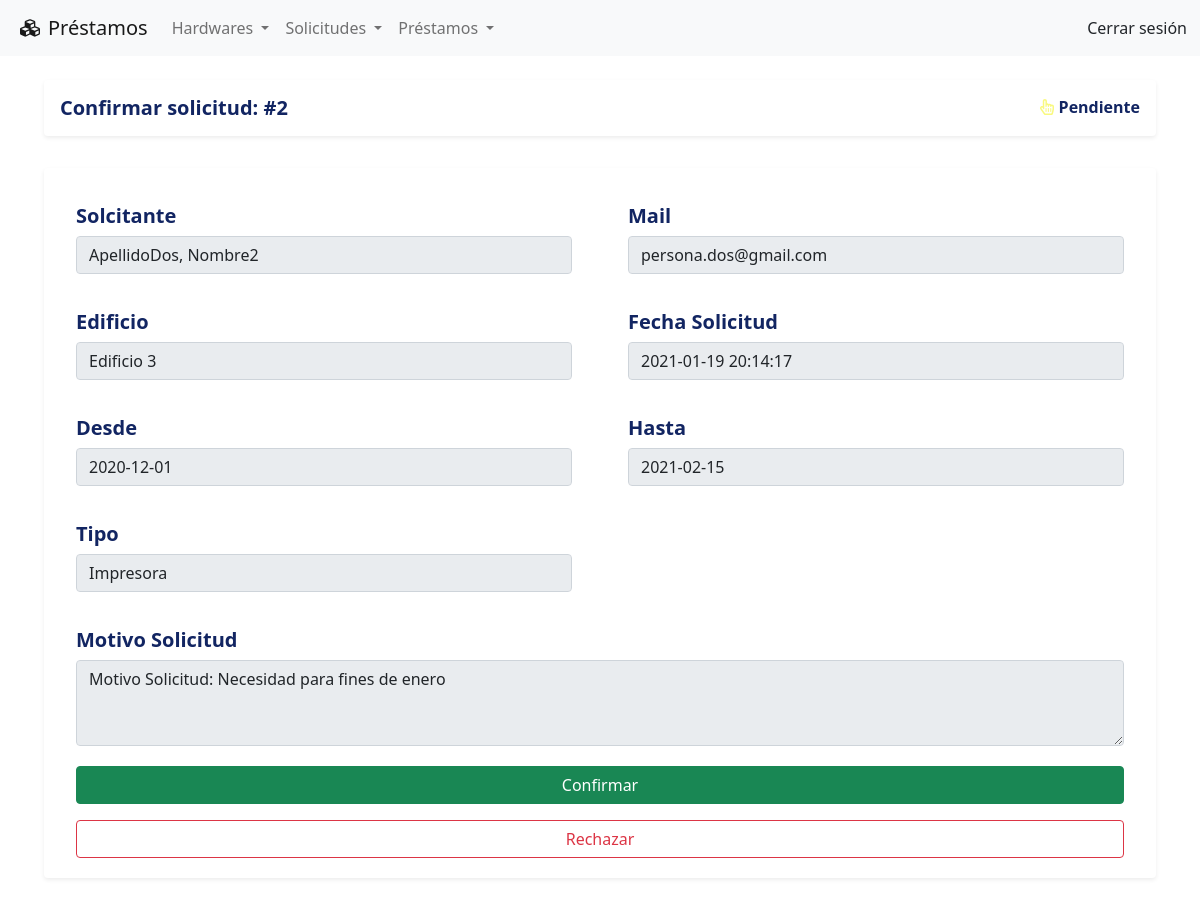
Page /solicitud/editar&id=2 on the committed database.
### tables this page shows
CREATE TABLE IF NOT EXISTS solicitudes
( 
    id_solicitud INT AUTO_INCREMENT PRIMARY KEY NOT NULL, 
    id_tipo_hardware INT NOT NULL,
    id_usuario INT NOT NULL,
    id_edificio INT NOT NULL ,
    fecha_desde DATE NOT NULL,
    fecha_hasta DATE NOT NULL,
    motivo_solicitud VARCHAR(1024) NOT NULL,
    id_estado_solicitud INT NOT NULL ,
    created_at TIMESTAMP DEFAULT CURRENT_TIMESTAMP,
    updated_at DATETIME DEFAULT CURRENT_TIMESTAMP ON UPDATE CURRENT_TIMESTAMP,
    FOREIGN KEY (id_tipo_hardware) REFERENCES tipos_hardware(id_tipo_hardware),
    FOREIGN KEY (id_usuario) REFERENCES usuarios(id_usuario),
    FOREIGN KEY (id_edificio) REFERENCES edificios(id_edificio)
);

CREATE TABLE IF NOT EXISTS estados_solicitud
( 
    id_estado_solicitud INT AUTO_INCREMENT PRIMARY KEY NOT NULL, 
    estado_solicitud VARCHAR(40) NOT NULL UNIQUE,
    color_estado_solicitud VARCHAR(40) NOT NULL UNIQUE, 
    created_at TIMESTAMP DEFAULT CURRENT_TIMESTAMP,
    updated_at DATETIME DEFAULT CURRENT_TIMESTAMP ON UPDATE CURRENT_TIMESTAMP
);

CREATE TABLE IF NOT EXISTS usuarios
( 
    id_usuario INT AUTO_INCREMENT PRIMARY KEY NOT NULL, 
    nombre VARCHAR(60) NOT NULL, 
    apellido VARCHAR(60) NOT NULL, 
    email VARCHAR(60) NOT NULL UNIQUE,
    password VARCHAR(20) NOT NULL,
    id_rol_usuario INT NOT NULL,
    created_at TIMESTAMP DEFAULT CURRENT_TIMESTAMP,
    updated_at DATETIME DEFAULT CURRENT_TIMESTAMP ON UPDATE CURRENT_TIMESTAMP
);

CREATE TABLE IF NOT EXISTS edificios
( 
    id_edificio INT AUTO_INCREMENT PRIMARY KEY NOT NULL, 
    edificio VARCHAR(60) NOT NULL UNIQUE,
    created_at TIMESTAMP DEFAULT CURRENT_TIMESTAMP,
    updated_at DATETIME DEFAULT CURRENT_TIMESTAMP ON UPDATE CURRENT_TIMESTAMP
);

CREATE TABLE IF NOT EXISTS tipos_hardware
(
    id_tipo_hardware INT AUTO_INCREMENT PRIMARY KEY NOT NULL,
    tipo_hardware VARCHAR(40) NOT NULL UNIQUE,
    created_at TIMESTAMP DEFAULT CURRENT_TIMESTAMP,
    updated_at DATETIME DEFAULT CURRENT_TIMESTAMP ON UPDATE CURRENT_TIMESTAMP
);

### index.php (called while the page is built, shortened)
<?php
    require_once "config/database.php";
    include_once "views/layouts/header.php";
    include_once "views/layouts/navbar.php";
    include_once "views/layouts/main.php";
    include_once "views/layouts/footer.php";
?>

### config/database.php (called while the page is built)
<?php
class Database {
    public static function connect(){
        $db = new mysqli('localhost', 'root', '', 'prestamos');
        $db->query ("SET NAMES 'utf-8'");
        return $db;
    }
}

### models/solicitudModel.php (called while the page is built, shortened)
<?php
class SolicitudModel{
        private $idSolicitud;
        private $db;
    public function __construct() {
        $this->db = Database::connect();
    }
    function getIdSolicitud() {
        return $this->idSolicitud;
    }
    function setIdSolicitud($idSolicitud) {
        $this->idSolicitud = $idSolicitud;
    }
    public function getOne() {
        $solicitud = $this->db->query("SELECT * FROM solicitudes
            INNER JOIN tipos_hardware ON solicitudes.id_tipo_hardware = tipos_hardware.id_tipo_hardware
            INNER JOIN usuarios ON solicitudes.id_usuario  = usuarios.id_usuario
            INNER JOIN edificios ON solicitudes.id_edificio = edificios.id_edificio
            INNER JOIN estados_solicitud ON solicitudes.id_estado_solicitud = estados_solicitud.id_estado_solicitud
            WHERE id_solicitud = {$this->getIdSolicitud()};");
        $soli = $solicitud->fetch_object();
        return $soli;
    }
}

### views/solicitud/editar.php (the view, shortened to what this page needs)
<div class="row my-3">
	<div class="col align-middle">
		<div class="card d-inline-block border-0 shadow-sm shadow-hover w-100">
			<div class="card-body d-flex justify-content-between align-items-center">
				<h5 class="mb-0">Confirmar solicitud: #<?= $soli->id_solicitud?></h5>
				<h6 class="mb-0">
					<span>
						<i class="far fa-hand-pointer"
							<?php
								switch ($soli->id_estado_solicitud) {
									case 3:
										echo 'style="color:rgba(244, 244, 0, 0.5)"';
										break;
								}
							?>
						> </i>
					</span>
					<?php echo $soli->estado_solicitud?>
				</h6>
			</div>
		</div>
	</div>
</div>
<div class="row my-3">
	<div class="col-xl-12 col-lg-12">
		<div class="card card-body shadow-sm p-3 mb-5 bg-white rounded border-0">
			<form action="<?= URL ?>solicitud/confirmar" method="POST">
				<div class="row my-1">
					<div class="col-sm-6">
						<div class="card border-0">
							<div class="card-body">
								<h5 class="card-title">Solcitante</h5>
								<input type="text" class="form-control"
									value="<?= $soli->apellido ?>, <?= $soli->nombre ?>" name="nombre" required readonly>
							</div>
						</div>
					</div>
					<div class="col-sm-6">
						<div class="card border-0">
							<div class="card-body">
								<h5 class="card-title">Mail</h5>
								<input type="text" class="form-control"
									value="<?= $soli->email?>" name="email" required readonly>
							</div>
						</div>
					</div>
				</div>
				<div class="row my-1">
					<div class="col-sm-6">
						<div class="card border-0">
							<div class="card-body">
								<h5 class="card-title">Edificio</h5>
								<input type="text" class="form-control"
									value="<?= $soli->edificio ?>" name="edificio" required readonly>
							</div>
						</div>
					</div>
					<div class="col-sm-6">
						<div class="card border-0">
							<div class="card-body">
								<h5 class="card-title">Fecha Solicitud</h5>
								<input type="text" class="form-control"
									value="<?= $soli->created_at?>" name="fecha_solicitud" required readonly>
							</div>
						</div>
					</div>
				</div>
				<div class="row my-1">
					<div class="col-sm-6">
						<div class="card border-0">
							<div class="card-body">
								<h5 class="card-title">Desde</h5>
								<input type="text" class="form-control"
									value="<?= $soli->fecha_desde ?>" name="fecha_desde" required readonly>
							</div>
						</div>
					</div>
					<div class="col-sm-6">
						<div class="card border-0">
							<div class="card-body">
								<h5 class="card-title">Hasta</h5>
								<input type="text" class="form-control"
									value="<?= $soli->fecha_hasta ?>" name="fecha_hasta" required readonly>
							</div>
						</div>
					</div>
				</div>
				<div class="row my-1">
					<div class="col-sm-6">
						<div class="card border-0">
							<div class="card-body">
								<h5 class="card-title">Tipo</h5>
								<input type="text" class="form-control"
									value="<?= $soli->tipo_hardware ?>" name="tipo_hardware" required readonly>
							</div>
						</div>
					</div>
				</div>
				<div class="row my-1 ">
					<div class="col">
						<div class="card border-0">
							<div class="card-body">
								<h5 class="card-title">Motivo Solicitud</h5>
								<textarea type="text" class="form-control text-left" rows="3" name="motivo_solicitud" readonly><?= $soli->motivo_solicitud; ?></textarea>
							</div>
						</div>
					</div>
				</div>
				<div class="row my-1">
					<div class="col">
						<div class="card border-0 px-3">
							<input type="submit" class="btn btn-success btn-block" value="Confirmar">
						</div>
					</div>
				</div>
				<div class="row mt-3 mb-1">
					<div class="col">
						<div class="card border-0 px-3">
							<input type="submit" class="btn btn-outline-danger" value="Rechazar">
						</div>
					</div>
				</div>
			</form>
		</div>
	</div>
</div>

### public/css/style.css (style rules this page uses)
:root { --primary: #122562; --light: #ffffff; --light-blue: #F5F6FA; --grey: #eff2f7; }
h1, h2, h3, h4, h5, h6 { color: var(--primary); font-weight: 700; }
.shadow-sm { box-shadow: 0 0 1.25rem rgba(11,37,75,.05); }
.shadow-hover { transition: 1s ease-in-out; }
html { position: relative; min-height: 100%; }
body { margin-bottom: 60px; }

### rows in the picture
solicitudes: id_solicitud "2", id_estado_solicitud.estado_solicitud "Pendiente", nombre "ApellidoDos, Nombre2", email "persona.dos@gmail.com", edificio "Edificio 3", fecha_solicitud "2021-01-19 20:14:17", fecha_desde "2020-12-01", fecha_hasta "2021-02-15", tipo_hardware "Impresora", motivo_solicitud "Motivo Solicitud: Necesidad para fines de enero"
